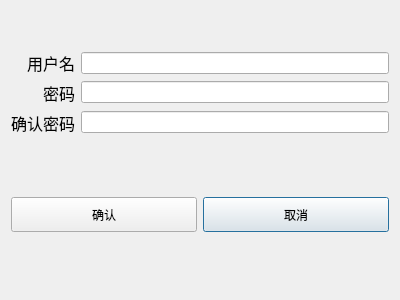
<?xml version="1.0" encoding="UTF-8"?>
<ui version="4.0">
 <class>makeuser</class>
 <widget class="QDialog" name="makeuser">
  <property name="geometry">
   <rect>
    <x>0</x>
    <y>0</y>
    <width>400</width>
    <height>300</height>
   </rect>
  </property>
  <property name="windowTitle">
   <string>注册界面</string>
  </property>
  <layout class="QGridLayout" name="gridLayout_3">
   <item row="2" column="1">
    <widget class="QLineEdit" name="pwd_line">
     <property name="echoMode">
      <enum>QLineEdit::Password</enum>
     </property>
    </widget>
   </item>
   <item row="4" column="0" colspan="2">
    <widget class="QWidget" name="widget" native="true">
     <layout class="QGridLayout" name="gridLayout">
      <property name="leftMargin">
       <number>0</number>
      </property>
      <property name="topMargin">
       <number>0</number>
      </property>
      <property name="rightMargin">
       <number>0</number>
      </property>
      <property name="bottomMargin">
       <number>0</number>
      </property>
      <item row="0" column="1">
       <widget class="QPushButton" name="cancel_btn">
        <property name="minimumSize">
         <size>
          <width>0</width>
          <height>35</height>
         </size>
        </property>
        <property name="text">
         <string>取消</string>
        </property>
       </widget>
      </item>
      <item row="0" column="0">
       <widget class="QPushButton" name="make_btn">
        <property name="minimumSize">
         <size>
          <width>0</width>
          <height>35</height>
         </size>
        </property>
        <property name="text">
         <string>确认</string>
        </property>
       </widget>
      </item>
     </layout>
    </widget>
   </item>
   <item row="1" column="0" rowspan="3">
    <widget class="QWidget" name="widget_2" native="true">
     <layout class="QGridLayout" name="gridLayout_2">
      <property name="leftMargin">
       <number>0</number>
      </property>
      <property name="topMargin">
       <number>0</number>
      </property>
      <property name="rightMargin">
       <number>0</number>
      </property>
      <property name="bottomMargin">
       <number>0</number>
      </property>
      <item row="2" column="0">
       <widget class="QLabel" name="label_2">
        <property name="font">
         <font>
          <pointsize>12</pointsize>
         </font>
        </property>
        <property name="text">
         <string>密码</string>
        </property>
        <property name="alignment">
         <set>Qt::AlignRight|Qt::AlignTrailing|Qt::AlignVCenter</set>
        </property>
       </widget>
      </item>
      <item row="3" column="0">
       <widget class="QLabel" name="label_3">
        <property name="font">
         <font>
          <pointsize>12</pointsize>
         </font>
        </property>
        <property name="text">
         <string>确认密码</string>
        </property>
        <property name="alignment">
         <set>Qt::AlignRight|Qt::AlignTrailing|Qt::AlignVCenter</set>
        </property>
       </widget>
      </item>
      <item row="1" column="0">
       <widget class="QLabel" name="label">
        <property name="font">
         <font>
          <pointsize>12</pointsize>
         </font>
        </property>
        <property name="text">
         <string>用户名</string>
        </property>
        <property name="alignment">
         <set>Qt::AlignRight|Qt::AlignTrailing|Qt::AlignVCenter</set>
        </property>
       </widget>
      </item>
     </layout>
    </widget>
   </item>
   <item row="1" column="1">
    <widget class="QLineEdit" name="user_line"/>
   </item>
   <item row="3" column="1">
    <widget class="QLineEdit" name="pwd_t_line">
     <property name="echoMode">
      <enum>QLineEdit::Password</enum>
     </property>
    </widget>
   </item>
   <item row="0" column="0">
    <spacer name="verticalSpacer">
     <property name="orientation">
      <enum>Qt::Vertical</enum>
     </property>
     <property name="sizeType">
      <enum>QSizePolicy::Maximum</enum>
     </property>
     <property name="sizeHint" stdset="0">
      <size>
       <width>20</width>
       <height>40</height>
      </size>
     </property>
    </spacer>
   </item>
  </layout>
 </widget>
 <tabstops>
  <tabstop>user_line</tabstop>
  <tabstop>pwd_line</tabstop>
  <tabstop>pwd_t_line</tabstop>
  <tabstop>make_btn</tabstop>
  <tabstop>cancel_btn</tabstop>
 </tabstops>
 <resources/>
 <connections/>
</ui>
